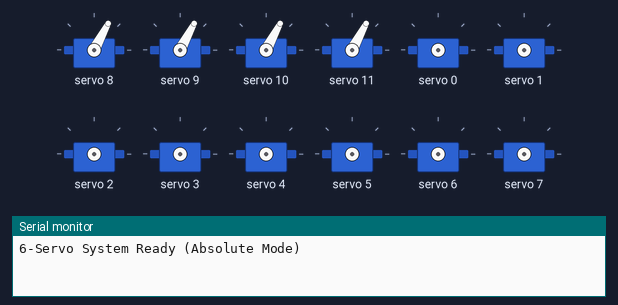
A sketch run on a simulated Arduino Uno, built with avr-gcc and run on an emulated ATmega328P. Parts: 12 × servo, the last lines printed to the serial monitor.

Above: at 1.7 s.
At 3.6 s:
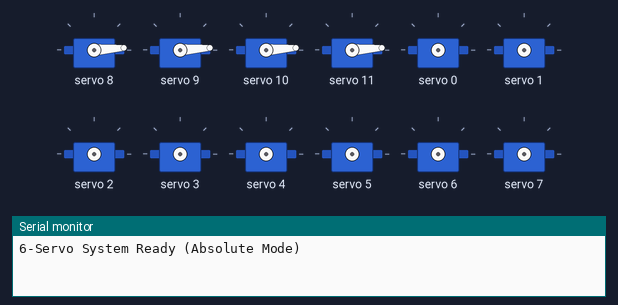
At 5.2 s:
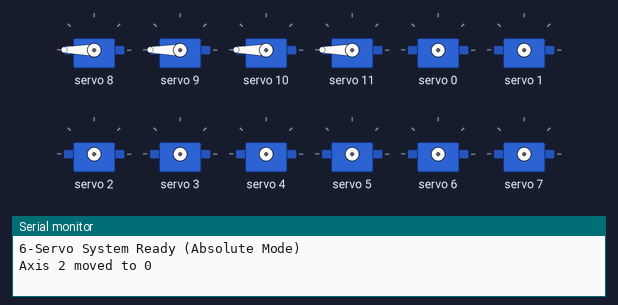
At 9.69 s:
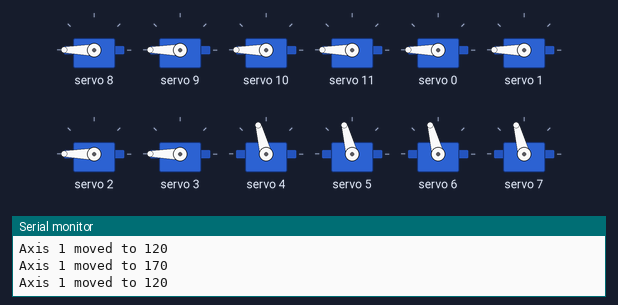
At 21.9 s:
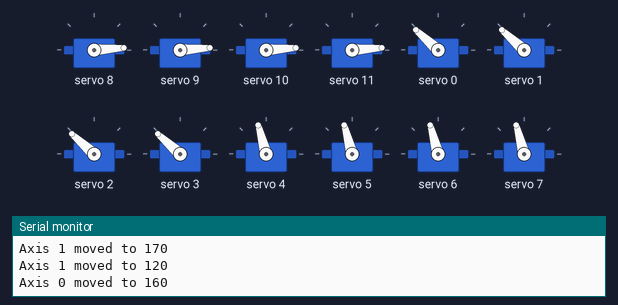
At 36.5 s:
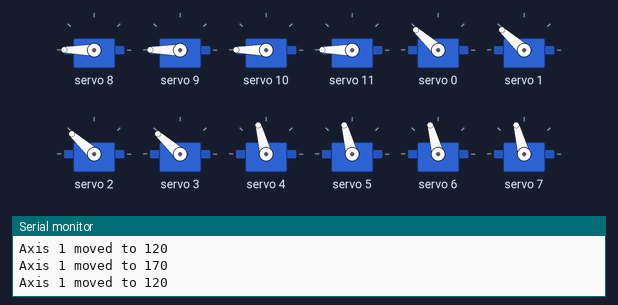
Timing chart, 0 to 40.0 s (numbered marks = the images above):
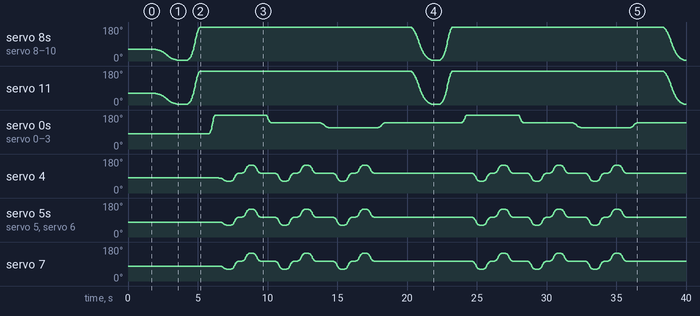

The sketch:

SimpleServoProject.ino
```cpp
#include <Adafruit_PWMServoDriver.h>
#include <Wire.h>

// =======================
// PCA9685 setup
// =======================
Adafruit_PWMServoDriver pwm = Adafruit_PWMServoDriver(0x40);

// Servo pulse range (adjust if needed)
#define SERVOMIN 120
#define SERVOMAX 600

// =======================
// Current angles for 3 logical axis groups (X, Y, Z starts at 70)
// =======================
int angles[3] = {90, 90, 70};

// Pin mappings for pairs (AxisIdx -> PinA, PinB)
const int clusterA[3] = {0, 4, 8};
const int clusterB[3] = {1, 5, 9};
const int clusterC[3] = {2, 6, 10};
const int clusterD[3] = {3, 7, 11};
// const int clusterA[3] = {0, 6, 10};
// const int clusterB[3] = {1, 7, 11};

// =======================
// Smoothness
// =======================
int smoothnessFast = 90;
int smoothnessSlow = 90;

// =======================
// Convert angle → PWM
// =======================
uint16_t angleToPulse(int angle) {
  return map(angle, 0, 270, SERVOMIN, SERVOMAX);
}

// =======================
// Write servo via I2C (Dual Pins)
// =======================
void writeServoPair(int axisIdx, int angle) {
  angle = constrain(angle, 0, 270);
  uint16_t pulse = angleToPulse(angle);

  // Write to both pins in the cluster
  pwm.setPWM(clusterA[axisIdx], 0, pulse);
  pwm.setPWM(clusterB[axisIdx], 0, pulse);
  pwm.setPWM(clusterC[axisIdx], 0, pulse);
  pwm.setPWM(clusterD[axisIdx], 0, pulse);
}

// =======================
// Smooth eased move (Absolute Position)
// =======================
void moveServoSmooth(int axisIdx, int target, int totalDelay, int smoothPct, bool skipHold = false) {
  target = constrain(target, 0, 270);
  int from = angles[axisIdx];
  angles[axisIdx] = target;

  long moveDuration = (long)totalDelay * smoothPct / 100;
  long holdDuration = totalDelay - moveDuration;

  int steps = max(1, (int)(moveDuration / 10));

  for (int s = 0; s <= steps; s++) {
    float t = (float)s / steps;
    float e = t < 0.5 ? 4 * t * t * t : 1.0 - pow(-2 * t + 2, 3) / 2.0;
    int a = (int)(from + (target - from) * e);

    writeServoPair(axisIdx, a);
    delay(moveDuration / steps);
  }

  if (!skipHold && holdDuration > 0)
  delay(holdDuration);

  Serial.print("Axis ");
  Serial.print(axisIdx);
  Serial.print(" moved to ");
  Serial.println(target);
}

// =======================
// Setup
// =======================
void setup() {
  Serial.begin(9600);

  Wire.begin();
  pwm.begin();
  pwm.setPWMFreq(50); // servo frequency

  delay(500);

  // Center all 6 servos (3 pairs)
  // Axis 0 & 1 -> 90, Axis 2 -> 70
  // moveServoSmooth(0, 90, 500, 100);
  // moveServoSmooth(1, 90, 500, 100);
  // moveServoSmooth(2, 145, 500, 100);

  Serial.println("6-Servo System Ready (Absolute Mode)");
}

// =======================
// Loop (Absolute Positions)
// =======================
void loop() {
  delay(1000);

  moveServoSmooth(2, 0, 1900, 100, true);
  moveServoSmooth(2, 230, 1250, smoothnessFast);

  moveServoSmooth(0, 220, 600, smoothnessSlow);
  moveServoSmooth(1, 70, 600, smoothnessSlow);
  moveServoSmooth(1, 120, 600, smoothnessSlow);
  moveServoSmooth(1, 170, 600, smoothnessSlow);
  moveServoSmooth(1, 120, 600, smoothnessSlow);

  moveServoSmooth(0, 160, 600, smoothnessSlow);
  moveServoSmooth(1, 70, 600, smoothnessSlow);
  moveServoSmooth(1, 120, 600, smoothnessSlow);
  moveServoSmooth(1, 170, 600, smoothnessSlow);
  moveServoSmooth(1, 120, 600, smoothnessSlow);

  moveServoSmooth(0, 130, 750, smoothnessSlow);
  moveServoSmooth(1, 70, 600, smoothnessSlow);
  moveServoSmooth(1, 120, 600, smoothnessSlow);
  moveServoSmooth(1, 170, 600, smoothnessSlow);
  moveServoSmooth(1, 120, 600, smoothnessSlow);

  moveServoSmooth(0, 160, 600, smoothnessSlow);


  // moveServoSmooth(0, 160, 1000, smoothnessSlow);
  // moveServoSmooth(1, 120, 1000, smoothnessSlow);

  // These two lines alligns eyeball to absolute centers uncomment them and comment rest of the function calls to first establish centre then proceed further.


}
```
